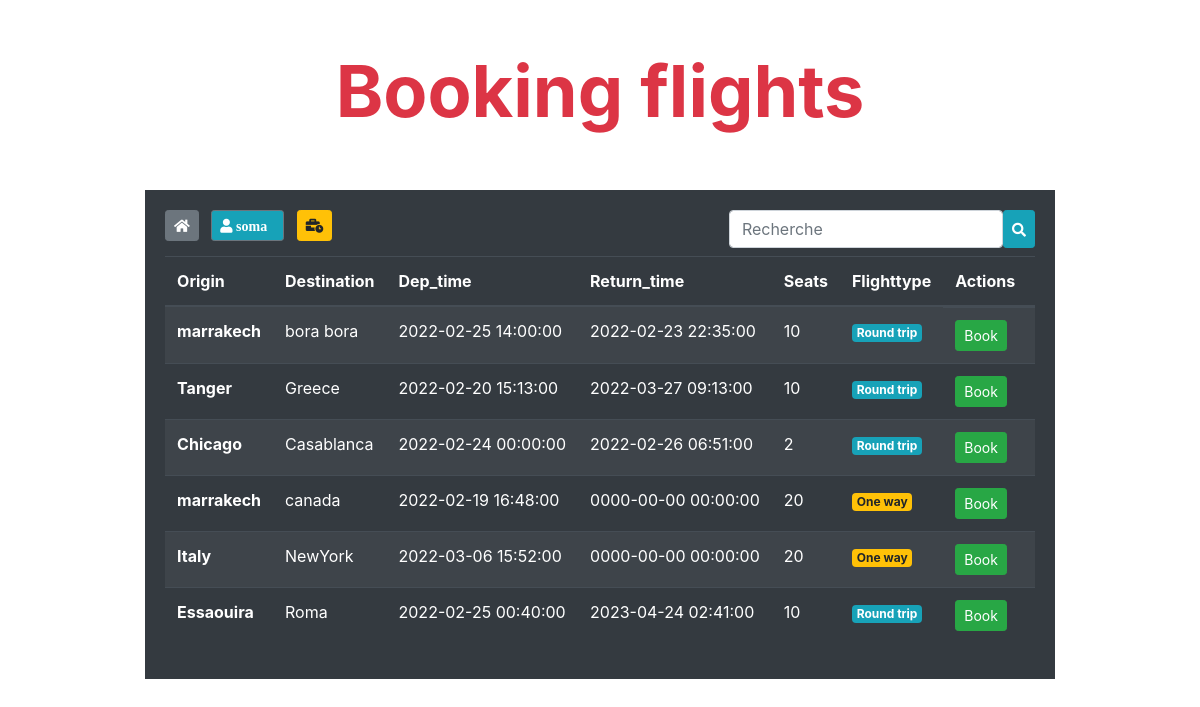
The page / (signed in) on the database its author committed.
### tables this page shows
CREATE TABLE `vols` (
  `id` int(11) NOT NULL,
  `origin` varchar(255) NOT NULL,
  `destination` varchar(255) NOT NULL,
  `dep_time` datetime NOT NULL,
  `return_time` datetime NOT NULL,
  `seats` int(255) NOT NULL,
  `flighttype` varchar(25) NOT NULL
);

### controllers/HomeController.php (called while the page is built)
<?php
class HomeController{
    public function index($page){
        include('views/'.$page.'.php');
    }
}
?>

### database/DB.php (called while the page is built)
<?php
class DB{
    static public function connect(){
        $db = new PDO("mysql:host=localhost;dbname=vols","root","");
        $db->exec("set names utf8");
        $db->setAttribute(PDO::ATTR_ERRMODE,PDO::ERRMODE_WARNING);
        return $db;
    }
}
?>

### models/Vol.php (called while the page is built, shortened)
<?php
class Vol{
    static public function getAll(){
        $stmt = DB::connect()->prepare('SELECT * FROM vols');
        $stmt->execute();
        return $stmt->fetchAll();
    }
}

### controllers/VolsController.php (called while the page is built, shortened)
<?php
class VolsController{
    public function getAllVols(){
        $vols = Vol::getAll();
        return $vols;
    }
}

### autoload.php (called while the page is built, shortened)
<?php
function autoload($class_name){
    $array_paths = array(
        'database/',
        'app/classes/',
        'models/',
        'controllers/',
        'views/'
    );
    $parts = explode('\\',$class_name);
    $name = array_pop($parts);
    foreach($array_paths as $path){
        $file = sprintf($path.'%s.php',$name);
    }
}

### views/homeuser.php (the view, shortened to what this page needs)
<?php
if (isset($_POST['find'])){
    $data = new VolsController();
    $vols = $data->findVols();
}else{
    $data = new VolsController();
    $vols = $data->getAllVols();
}
    $data = new VolsController();
    $flights = $data->getAllVols();
?>
<div class ="container">
    <div class="row my-5">
        <div class="col-md-6 mx-auto">
            <h1 class="display-3 text-center font-weight-bold text-danger">Booking flights</h1>
        </div>
        <div class="col-md-15 mt-5 mx-auto ">
                <div class="card-body bg-dark ">
                <a href="<?php echo BASE_URL;?>" class="btn btn-sm btn-secondary mr-2 mb-2">
                <i class="fas fa-home"></i>
                </a>
                <a href="<?php echo BASE_URL;?>logout" title= "Déconnexion" class="btn btn-sm btn-secondary bg-info mr-2 mb-2">
                <i class="fas fa-user mr-2">  <?php echo $_SESSION['username'];?></i>
                </a>
                <a href="<?php echo BASE_URL?>showvols" class="btn btn-warning btn-sm mb-2 mr-2 ">
                <i class="fas fa-business-time"></i>
                </a>
                <form method="post" class="float-right mb-2 d-flex flex-row">
                    <input class="form-control" type="text" name="search" placeholder="Recherche">
                    <button class="btn btn-info btn-sm" name="find" type="submit"><i class="fa fa-search"></i></button>
                </form>
                <table class="table table-striped table-dark table-responsive">
                        <thead>
                            <tr>
                            <th scope="col">Origin</th>
                            <th scope="col">Destination</th>
                            <th scope="col">Dep_time</th>
                            <th scope="col">Return_time</th>
                            <th scope="col">Seats</th>
                            <th scope="col">Flighttype</th>
                            <th scope="col">Actions</th>
                            </tr>
                        </thead>
                        <tbody>
                            <?php foreach($vols as $vol):?>
                                <tr>
                                    <th scope="row"><?php echo $vol['origin']; ?></th>
                                    <td><?php echo $vol['destination']; ?></td>
                                    <td><?php echo $vol['dep_time']; ?></td>
                                    <td><?php echo $vol['return_time']; ?></td>
                                    <td><?php echo $vol['seats']; ?></td>
                                    <td><?php echo $vol['flighttype']
                                        ?
                                        '<span class="badge badge-warning">One way</span>'
                                        :
                                        '<span class="badge badge-info">Round trip</span>';
                                    ; ?></td>
                                    <td class="d-flex flex-row">
                                    <form method="POST"  action="" class="mr-3">
                                        <button class="btn btn-sm btn-success " type="submit" name="reserve" >Book</button>
                                    </form>
                                    </td>
                                </tr>
                            <?php endforeach;?>
                        </tbody>
                    </table>
                </div>
            </div>
        </div>
    </div>

### rows shown on the page
vols: origin "marrakech", destination "bora bora", dep_time "2022-02-25 14:00:00", return_time "2022-02-23 22:35:00", seats "10", flighttype "Round trip"
vols: origin "Tanger", destination "Greece", dep_time "2022-02-20 15:13:00", return_time "2022-03-27 09:13:00", seats "10", flighttype "Round trip"
vols: origin "Chicago", destination "Casablanca", dep_time "2022-02-24 00:00:00", return_time "2022-02-26 06:51:00", seats "2", flighttype "Round trip"
vols: origin "marrakech", destination "canada", dep_time "2022-02-19 16:48:00", return_time "0000-00-00 00:00:00", seats "20", flighttype "One way"
vols: origin "Italy", destination "NewYork", dep_time "2022-03-06 15:52:00", return_time "0000-00-00 00:00:00", seats "20", flighttype "One way"
vols: origin "Essaouira", destination "Roma", dep_time "2022-02-25 00:40:00", return_time "2023-04-24 02:41:00", seats "10", flighttype "Round trip"

### other values the page prints
$_SESSION['username'] "soma"
